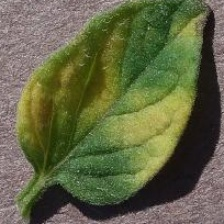
#> input picture backend/uploads/5dce9c9c-69e6-403d-bf77-9c283b8d41e9.jpg, 224 x 224 px
$ python -i leaf_filter.py   (imports and definitions only)
#> lines starting #> are read from the running program, lines starting #| are printed output that depends on the picture; after the words box and inside, x2 and y2 are one past the last pixel; in counts of white or black regions, pixels touching at a corner belong together
import cv2
import numpy as np

def _green_mask_hsv(img_bgr: np.ndarray) -> np.ndarray:
    """
    Creates a mask for green-ish regions in the image.
    Tuned to work across many lighting conditions.
    """
    hsv = cv2.cvtColor(img_bgr, cv2.COLOR_BGR2HSV)

    # Two ranges to catch different greens (you can tweak if needed)
    lower1 = np.array([25, 30, 30], dtype=np.uint8)
    upper1 = np.array([95, 255, 255], dtype=np.uint8)

    mask = cv2.inRange(hsv, lower1, upper1)

    # Clean noise
    kernel = cv2.getStructuringElement(cv2.MORPH_ELLIPSE, (7, 7))
    mask = cv2.morphologyEx(mask, cv2.MORPH_OPEN, kernel, iterations=1)
    mask = cv2.morphologyEx(mask, cv2.MORPH_CLOSE, kernel, iterations=2)
    return mask

def detect_and_crop_leaf(
    img_bgr: np.ndarray,
    min_green_ratio: float = 0.08,
    min_area_ratio: float = 0.03,
    pad: float = 0.08,
):
    """
    Returns (ok, cropped_img, info_dict)
    ok=False means "not a leaf image" (reject)
    """
    h, w = img_bgr.shape[:2]
    if h < 40 or w < 40:
        return False, None, {"reason": "Image too small."}

    mask = _green_mask_hsv(img_bgr)

    green_ratio = float(mask.mean() / 255.0)
    if green_ratio < min_green_ratio:
        return False, None, {
            "reason": "Not enough green pixels (likely not a leaf).",
            "green_ratio": green_ratio,
        }

    # Find largest green contour
    contours, _ = cv2.findContours(mask, cv2.RETR_EXTERNAL, cv2.CHAIN_APPROX_SIMPLE)
    if not contours:
        return False, None, {"reason": "No green region found."}

    cnt = max(contours, key=cv2.contourArea)
    area = float(cv2.contourArea(cnt))
    img_area = float(h * w)
    area_ratio = area / (img_area + 1e-9)

    if area_ratio < min_area_ratio:
        return False, None, {
            "reason": "Green region too small (likely background/no leaf).",
            "area_ratio": area_ratio,
        }

    # Shape sanity checks (optional but helps):
    # solidity = contour_area / hull_area; leaves are often fairly solid blobs
    hull = cv2.convexHull(cnt)
    hull_area = float(cv2.contourArea(hull)) + 1e-9
    solidity = area / hull_area

    if solidity < 0.35:
        return False, None, {
            "reason": "Green region shape doesn't look leaf-like (low solidity).",
            "solidity": solidity,
        }

    x, y, bw, bh = cv2.boundingRect(cnt)

    # Pad crop
    px = int(bw * pad)
    py = int(bh * pad)

    x0 = max(0, x - px)
    y0 = max(0, y - py)
    x1 = min(w, x + bw + px)
    y1 = min(h, y + bh + py)

    crop = img_bgr[y0:y1, x0:x1].copy()
    return True, crop, {
        "green_ratio": green_ratio,
        "area_ratio": area_ratio,
        "solidity": solidity,
        "bbox": [int(x0), int(y0), int(x1), int(y1)],
    }

>>> import cv2
>>> picture = cv2.imread('../../../backend/uploads/5dce9c9c-69e6-403d-bf77-9c283b8d41e9.jpg')
#> picture is the input picture: shape (224, 224, 3); mean B, G, R 67.4, 101.8, 97.7
>>> result = detect_and_crop_leaf(picture)
#> in _green_mask_hsv, `hsv = cv2.cvtColor(img_bgr, cv2.COLOR_BGR2HSV)`: hsv: shape (224, 224, 3); mean H, S, V 58, 101.4, 107.1
#> in _green_mask_hsv, `mask = cv2.inRange(hsv, lower1, upper1)`:
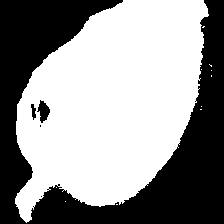
#> mask: shape (224, 224); 58% white; 5 black regions (2 under 20 px), largest, box (x1, y1, x2, y2) and area: (0, 0, 224, 224) 20861, (37, 100, 50, 123) 170, (31, 104, 36, 120) 50
#> in _green_mask_hsv, `mask = cv2.morphologyEx(mask, cv2.MORPH_OPEN, kernel, iterations=1)`:
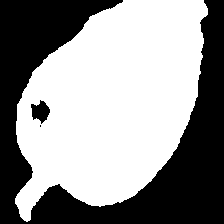
#> mask: shape (224, 224); 57.6% white; 3 black regions (1 under 20 px), largest, box (x1, y1, x2, y2) and area: (0, 0, 224, 224) 20994, (31, 100, 50, 124) 278
#> in _green_mask_hsv, `mask = cv2.morphologyEx(mask, cv2.MORPH_CLOSE, kernel, iterations=2)`:
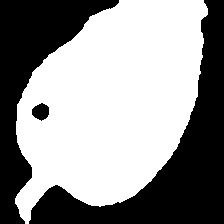
#> mask: shape (224, 224); 57.8% white; 3 black regions
#> in detect_and_crop_leaf, `green_ratio = float(mask.mean() / 255.0)`: green_ratio = 0.578
#> in detect_and_crop_leaf, `contours, _ = cv2.findContours(mask, cv2.RETR_EXTERNAL, cv2.CHAIN_APPR..`: contours = 1 contour; box (x1, y1, x2, y2) and area: (15, 0, 208, 224) 28900
#> in detect_and_crop_leaf, `cnt = max(contours, key=cv2.contourArea)`: cnt = contour of 274 points, box (x1, y1, x2, y2) (15, 0, 208, 224), area 28900
#> in detect_and_crop_leaf, `area = float(cv2.contourArea(cnt))`: area = 28900.5
#> in detect_and_crop_leaf, `area_ratio = area / (img_area + 1e-9)`: area_ratio = 0.576
#> in detect_and_crop_leaf, `hull = cv2.convexHull(cnt)`: hull = contour of 31 points, box (x1, y1, x2, y2) (15, 0, 208, 224), area 31282
#> in detect_and_crop_leaf, `hull_area = float(cv2.contourArea(hull)) + 1e-9`: hull_area = 31281.5
#> in detect_and_crop_leaf, `solidity = area / hull_area`: solidity = 0.924
#> in detect_and_crop_leaf, `x, y, bw, bh = cv2.boundingRect(cnt)`: x = 15; y = 0; bw = 193; bh = 224
#> in detect_and_crop_leaf, `px = int(bw * pad)`: px = 15
#> in detect_and_crop_leaf, `py = int(bh * pad)`: py = 17
#> in detect_and_crop_leaf, `x0 = max(0, x - px)`: x0 = 0
#> in detect_and_crop_leaf, `x1 = min(w, x + bw + px)`: x1 = 223
#> in detect_and_crop_leaf, `y1 = min(h, y + bh + py)`: y1 = 224
#> in detect_and_crop_leaf, `crop = img_bgr[y0:y1, x0:x1].copy()`:
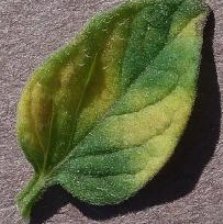
#> crop: shape (224, 223, 3); mean B, G, R 67.2, 101.7, 97.5
